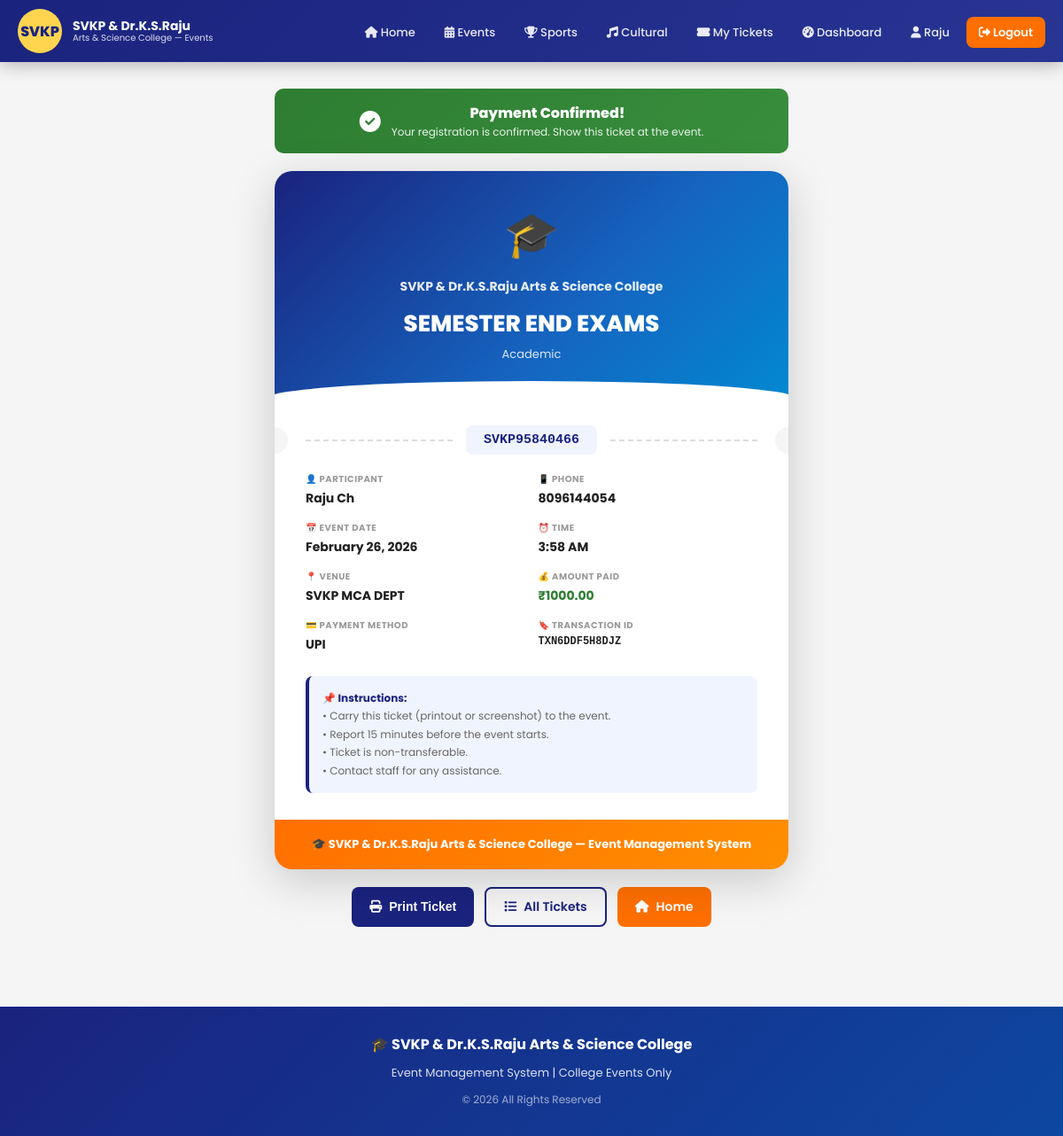
The app's page /payments/ticket/5/ (signed in) with its own data.
### accounts/models.py (models this page shows, shortened)
class CustomUser(AbstractUser):
    USER_TYPES = (
        ('student', 'Student'),
        ('staff', 'Staff'),
        ('other', 'Other'),
    )
    user_type = models.CharField(max_length=10, choices=USER_TYPES, default='other')
    phone = models.CharField(max_length=15, unique=True)
    roll_number = models.CharField(max_length=20, blank=True, null=True)  # for students
    department = models.CharField(max_length=100, blank=True, null=True)
    employee_id = models.CharField(max_length=20, blank=True, null=True)  # for staff
    is_email_verified = models.BooleanField(default=False)
    is_phone_verified = models.BooleanField(default=False)
    profile_pic = models.ImageField(upload_to='profiles/', blank=True, null=True)
    address = models.TextField(blank=True, null=True)
    created_at = models.DateTimeField(auto_now_add=True)
    class Meta:
        db_table = 'custom_users'

### events/models.py (models this page shows, shortened)
class Event(models.Model):
    EVENT_TYPES = (
        ('sports', 'Sports'),
        ('cultural', 'Cultural Activities'),
        ('academic', 'Academic'),
        ('technical', 'Technical'),
        ('other', 'Other Events'),
    )
    STATUS_CHOICES = (
        ('upcoming', 'Upcoming'),
        ('ongoing', 'Ongoing'),
        ('completed', 'Completed'),
        ('cancelled', 'Cancelled'),
    )
    title = models.CharField(max_length=200)
    event_type = models.CharField(max_length=20, choices=EVENT_TYPES)
    description = models.TextField()
    venue = models.CharField(max_length=200)
    start_date = models.DateTimeField()
    end_date = models.DateTimeField()
    registration_deadline = models.DateTimeField()
    total_seats = models.PositiveIntegerField()
    available_seats = models.PositiveIntegerField()
    fee = models.DecimalField(max_digits=10, decimal_places=2, default=0.00)
    image = models.ImageField(upload_to='event_images/', blank=True, null=True)
    status = models.CharField(max_length=15, choices=STATUS_CHOICES, default='upcoming')
    is_college_only = models.BooleanField(default=True, help_text='College events only')
    created_by = models.ForeignKey(
        settings.AUTH_USER_MODEL, on_delete=models.SET_NULL,
        null=True, related_name='created_events'
    )
    updated_by = models.ForeignKey(
        settings.AUTH_USER_MODEL, on_delete=models.SET_NULL,
        null=True, blank=True, related_name='updated_events'
    )
    created_at = models.DateTimeField(auto_now_add=True)
    updated_at = models.DateTimeField(auto_now=True)
    class Meta:
        db_table = 'events'
        ordering = ['-start_date']

class EventRegistration(models.Model):
    STATUS_CHOICES = (
        ('pending', 'Pending Payment'),
        ('confirmed', 'Confirmed'),
        ('cancelled', 'Cancelled'),
    )
    event = models.ForeignKey(Event, on_delete=models.CASCADE, related_name='registrations')
    user = models.ForeignKey(settings.AUTH_USER_MODEL, on_delete=models.CASCADE, related_name='registrations')
    ticket_number = models.CharField(max_length=20, unique=True)
    status = models.CharField(max_length=15, choices=STATUS_CHOICES, default='pending')
    registered_at = models.DateTimeField(auto_now_add=True)
    participant_name = models.CharField(max_length=200)
    participant_email = models.EmailField()
    participant_phone = models.CharField(max_length=15)
    class Meta:
        db_table = 'event_registrations'
        unique_together = ['event', 'user']

### payments/models.py (models this page shows, shortened)
class Payment(models.Model):
    PAYMENT_METHODS = (
        ('upi', 'UPI'),
        ('card', 'Card / Net Banking'),
        ('offline', 'Offline / Cash'),
    )
    STATUS_CHOICES = (
        ('pending', 'Pending'),
        ('processing', 'Processing'),
        ('completed', 'Completed'),
        ('failed', 'Failed'),
        ('refunded', 'Refunded'),
    )
    registration = models.OneToOneField(
        'events.EventRegistration',
        on_delete=models.CASCADE,
        related_name='payment'
    )
    user = models.ForeignKey(
        settings.AUTH_USER_MODEL,
        on_delete=models.CASCADE,
        related_name='payments'
    )
    payment_method = models.CharField(max_length=10, choices=PAYMENT_METHODS)
    amount = models.DecimalField(max_digits=10, decimal_places=2)
    transaction_id = models.CharField(
        max_length=20,
        unique=True,
        editable=False
    )
    upi_reference = models.CharField(max_length=100, blank=True, null=True)
    card_last4 = models.CharField(max_length=4, blank=True, null=True)
    status = models.CharField(
        max_length=15,
        choices=STATUS_CHOICES,
        default='pending'
    )
    proof = models.ImageField(
        upload_to='payment_proofs/',
        blank=True,
        null=True
    )
    notes = models.TextField(blank=True, null=True)
    paid_at = models.DateTimeField(blank=True, null=True)
    created_at = models.DateTimeField(auto_now_add=True)
    updated_at = models.DateTimeField(auto_now=True)
    class Meta:
        db_table = 'payments'

### payments/views.py (the view)
# urls.py: path('ticket/<int:registration_id>/', views.TicketView.as_view(), name='ticket'),
@method_decorator(login_required, name='dispatch')
class TicketView(View):
    def get(self, request, registration_id):
        registration = get_object_or_404(
            EventRegistration,
            id=registration_id,
            user=request.user,
            status='confirmed'
        )
        payment = registration.payment
        return render(request, 'payments/ticket.html', {
            'registration': registration,
            'payment': payment,
            'event': registration.event,
        })

### templates/payments/ticket.html (shortened to what this page needs)
{% extends 'base/base.html' %}
{% block content %}
<div class="main-content ticket-container">
    <div class="confirmed-banner">
        <i class="fas fa-check-circle" style="font-size:24px;"></i>
        <div>
            <div style="font-size:16px; font-weight:800;">Payment Confirmed!</div>
            <div style="font-size:12px; opacity:0.9;">Your registration is confirmed. Show this ticket at the event.</div>
        </div>
    </div>
    <div class="ticket">
        <div class="ticket-header">
            <div class="college-logo-ticket">🎓</div>
            <div class="ticket-college">SVKP & Dr.K.S.Raju Arts & Science College</div>
            <div class="ticket-title">{{ event.title }}</div>
            <div class="ticket-type">{{ event.get_event_type_display }}</div>
        </div>
        <div class="ticket-sep">
            <div class="dashed-line"></div>
            <div class="ticket-number-display">{{ registration.ticket_number }}</div>
            <div class="dashed-line"></div>
        </div>
        <div class="ticket-body">
            <div class="ticket-info-grid">
                <div class="ticket-info-item">
                    <div class="ticket-info-label">👤 Participant</div>
                    <div class="ticket-info-value">{{ registration.participant_name }}</div>
                </div>
                <div class="ticket-info-item">
                    <div class="ticket-info-label">📱 Phone</div>
                    <div class="ticket-info-value">{{ registration.participant_phone }}</div>
                </div>
                <div class="ticket-info-item">
                    <div class="ticket-info-label">📅 Event Date</div>
                    <div class="ticket-info-value">{{ event.start_date|date:"F d, Y" }}</div>
                </div>
                <div class="ticket-info-item">
                    <div class="ticket-info-label">⏰ Time</div>
                    <div class="ticket-info-value">{{ event.start_date|time:"g:i A" }}</div>
                </div>
                <div class="ticket-info-item">
                    <div class="ticket-info-label">📍 Venue</div>
                    <div class="ticket-info-value">{{ event.venue }}</div>
                </div>
                <div class="ticket-info-item">
                    <div class="ticket-info-label">💰 Amount Paid</div>
                    <div class="ticket-info-value" style="color:var(--success);">
                        {% if event.fee == 0 %}FREE{% else %}₹{{ event.fee }}{% endif %}
                    </div>
                </div>
                {% if payment %}
                <div class="ticket-info-item">
                    <div class="ticket-info-label">💳 Payment Method</div>
                    <div class="ticket-info-value">{{ payment.get_payment_method_display }}</div>
                </div>
                <div class="ticket-info-item">
                    <div class="ticket-info-label">🔖 Transaction ID</div>
                    <div class="ticket-info-value" style="font-size:12px; font-family:monospace;">{{ payment.transaction_id }}</div>
                </div>
                {% endif %}
            </div>
            <div style="background:#f0f4ff; padding:15px; border-radius:8px; border-left:4px solid var(--primary); font-size:12px; color:#666; line-height:1.7;">
                <strong style="color:var(--primary);">📌 Instructions:</strong><br>
                • Carry this ticket (printout or screenshot) to the event.<br>
                • Report 15 minutes before the event starts.<br>
                • Ticket is non-transferable.<br>
                • Contact staff for any assistance.
            </div>
        </div>
        <div class="ticket-footer">
            🎓 SVKP & Dr.K.S.Raju Arts & Science College — Event Management System
        </div>
    </div>
    <div class="no-print" style="display:flex; gap:12px; justify-content:center; flex-wrap:wrap; margin-top:15px;">
        <button onclick="window.print()" class="btn btn-primary"><i class="fas fa-print"></i> Print Ticket</button>
        <a href="{% url 'events:my_registrations' %}" class="btn btn-outline"><i class="fas fa-list"></i> All Tickets</a>
        <a href="{% url 'events:home' %}" class="btn btn-secondary"><i class="fas fa-home"></i> Home</a>
    </div>
</div>
{% endblock %}

### templates/base/base.html (shortened to what this page needs)
<!DOCTYPE html>
<html lang="en">
<head>
    {% load static %}
    <link href="https://cdnjs.cloudflare.com/ajax/libs/font-awesome/6.4.0/css/all.min.css" rel="stylesheet">
</head>
<body>
    <nav class="navbar">
        <div class="navbar-inner">
            <a href="{% url 'events:home' %}" class="navbar-brand">
                <div class="college-logo">SVKP</div>
                <div class="college-name">
                    <div class="main">SVKP & Dr.K.S.Raju</div>
                    <div class="sub">Arts & Science College — Events</div>
                </div>
            </a>
            <ul class="nav-links">
                <li><a href="{% url 'events:home' %}"><i class="fas fa-home"></i> Home</a></li>
                <li><a href="{% url 'events:event_list' %}"><i class="fas fa-calendar-alt"></i> Events</a></li>
                <li><a href="{% url 'events:event_list' %}?type=sports"><i class="fas fa-trophy"></i> Sports</a></li>
                <li><a href="{% url 'events:event_list' %}?type=cultural"><i class="fas fa-music"></i> Cultural</a></li>
                {% if user.is_authenticated %}
                    <li><a href="{% url 'events:my_registrations' %}"><i class="fas fa-ticket-alt"></i> My Tickets</a></li>
                    {% if user.user_type == 'staff' or user.is_superuser %}
                        <li><a href="{% url 'events:staff_dashboard' %}"><i class="fas fa-tachometer-alt"></i> Dashboard</a></li>
                    {% endif %}
                    <li><a href="{% url 'accounts:profile' %}"><i class="fas fa-user"></i> {{ user.first_name }}</a></li>
                    <li><a href="{% url 'accounts:logout' %}" class="btn-accent"><i class="fas fa-sign-out-alt"></i> Logout</a></li>
                {% else %}
                    <li><a href="{% url 'accounts:login' %}"><i class="fas fa-sign-in-alt"></i> Login</a></li>
                    <li><a href="{% url 'accounts:register_choice' %}" class="btn-accent"><i class="fas fa-user-plus"></i> Register</a></li>
                {% endif %}
            </ul>
        </div>
    </nav>
    {% block content %}{% endblock %}
    <footer>
        <div class="footer-title">🎓 SVKP & Dr.K.S.Raju Arts & Science College</div>
        <p>Event Management System | College Events Only</p>
        <p style="margin-top:8px; font-size:12px; opacity:0.7;">© 2026 All Rights Reserved</p>
    </footer>
</body>
</html>

### templates/base/base.html (style rules this page uses)
:root { --primary: #1a237e; --primary-light: #283593; --secondary: #ff6f00; --accent: #ffd54f; --white: #ffffff; --light-bg: #f5f5f5; --text-dark: #212121; --text-muted: #757575; --success: #2e7d32; --danger: #c62828; --warning: #f9a825; --border-radius: 12px; --shadow: 0 4px 20px rgba(0,0,0,0.12); --shadow-lg: 0 8px 40px rgba(0,0,0,0.15); }
* { margin: 0; padding: 0; box-sizing: border-box; }
body { font-family: 'Poppins', sans-serif; background: var(--light-bg); color: var(--text-dark); }
.navbar { background: linear-gradient(135deg, var(--primary) 0%, var(--primary-light) 100%); padding: 0 20px; position: sticky; top: 0; z-index: 1000; box-shadow: 0 2px 20px rgba(0,0,0,0.3); }
.navbar-inner { max-width: 1200px; margin: 0 auto; display: flex; align-items: center; justify-content: space-between; height: 70px; }
.navbar-brand { display: flex; align-items: center; gap: 12px; text-decoration: none; }
.college-logo { width: 50px; height: 50px; background: var(--accent); border-radius: 50%; display: flex; align-items: center; justify-content: center; font-weight: 800; color: var(--primary); font-size: 16px; }
.college-name { color: white; line-height: 1.2; }
.college-name .main { font-size: 14px; font-weight: 700; }
.college-name .sub { font-size: 10px; opacity: 0.85; }
.nav-links { display: flex; align-items: center; gap: 5px; list-style: none; }
.nav-links a { color: rgba(255,255,255,0.9); text-decoration: none; padding: 8px 14px; border-radius: 8px; font-size: 13px; font-weight: 500; transition: all 0.2s; }
.nav-links .btn-accent { background: var(--secondary); color: white !important; font-weight: 600; }
.main-content { max-width: 1200px; margin: 0 auto; padding: 30px 20px; }
.btn { display: inline-flex; align-items: center; gap: 8px; padding: 10px 20px; border-radius: 8px; font-size: 14px; font-weight: 600; cursor: pointer; border: none; text-decoration: none; transition: all 0.2s; }
.btn-primary { background: var(--primary); color: white; }
.btn-secondary { background: var(--secondary); color: white; }
.btn-outline { background: transparent; border: 2px solid var(--primary); color: var(--primary); }
footer { background: linear-gradient(135deg, var(--primary) 0%, #0d47a1 100%); color: rgba(255,255,255,0.85); text-align: center; padding: 30px 20px; margin-top: 60px; }
footer .footer-title { color: white; font-size: 16px; font-weight: 700; margin-bottom: 8px; }
footer p { font-size: 13px; line-height: 1.8; }

### records on screen
CustomUser: first_name "Raju"
Event: title "SEMESTER END EXAMS", event_type "Academic", start_date "February 26, 2026", start_date "3:58 AM", venue "SVKP MCA DEPT", fee "1000.00"
EventRegistration: ticket_number "SVKP95840466", participant_name "Raju Ch", participant_phone "8096144054"
Payment: payment_method "UPI", transaction_id "TXN6DDF5H8DJZ"
